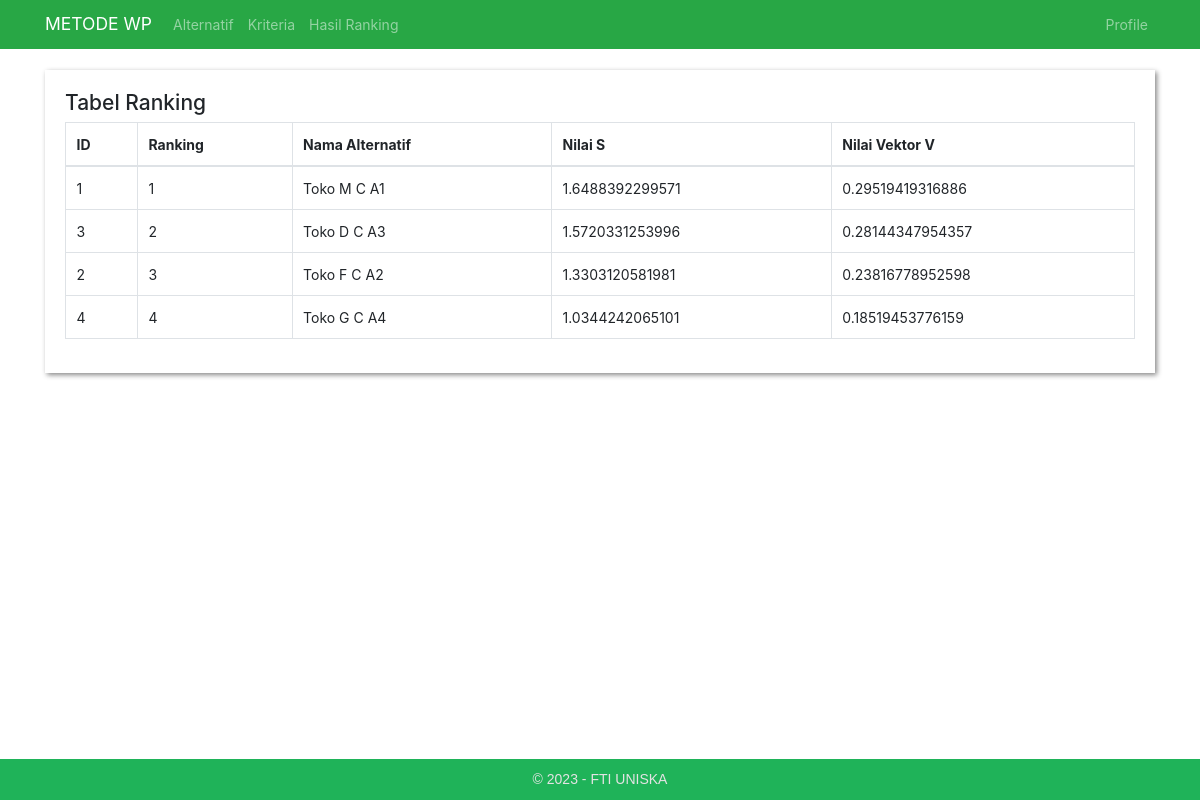
Screenshot of /hasil.php with the database file from the repository.
### tables this page shows
CREATE TABLE `alternatives` (
  `id` int(11) NOT NULL,
  `name` varchar(255) NOT NULL,
  `value1` float DEFAULT NULL,
  `value2` float DEFAULT NULL,
  `value3` float DEFAULT NULL,
  `value4` float DEFAULT NULL,
  `value5` float DEFAULT NULL
);

### alternatives.php (called while the page is built, shortened)
<?php
$connection = new mysqli("localhost", "root", "", "spk_kemal");
function getAlternatives()
{
    global $connection;
    $query = "SELECT * FROM alternatives";
    $result = $connection->query($query);
    $alternatives = array();
    while ($row = $result->fetch_assoc()) {
        $alternatives[] = $row;
    }
    return $alternatives;
}
function getAlternative($id)
{
    global $connection;
    $query = "SELECT * FROM alternatives WHERE id=$id";
    $result = $connection->query($query);
    $alternative = $result->fetch_assoc();
    return $alternative;
}

### criteria.php (called while the page is built, shortened)
<?php
$connection = new mysqli("localhost", "root", "", "spk_kemal");
function getCriterias()
{
    global $connection;
    $query = "SELECT * FROM criteria";
    $result = $connection->query($query);
    $criterias = [];
    while ($row = $result->fetch_assoc()) {
        $criterias[] = $row;
    }
    return $criterias;
}

### hasil.php (the view)
<?php
include 'header.php';
require 'criteria.php';
require 'alternatives.php';
$criterias = getCriterias();
$alternatives = getAlternatives();
$totalWeight = 0;
foreach ($criterias as $criteria) {
    $totalWeight += $criteria['weight'];
}
$criteriaWeights = array();
foreach ($criterias as $criteria) {
    $criteriaWeights[$criteria['id']] = $criteria['weight'] / $totalWeight;
}
$sVector = array();
foreach ($alternatives as $alternative) {
    $s = 1;
    foreach ($criterias as $criteria) {
        $value = $alternative['value' . $criteria['id']];
        $weight = $criteriaWeights[$criteria['id']];
        if ($criteria['type'] === 'benefit') {
            $s *= pow($value, $weight);
        } else {
            $s *= pow($value, -$weight);
        }
    }
    $sVector[$alternative['id']] = $s;
}
$totalS = array_sum($sVector);
$vVector = array();
foreach ($alternatives as $alternative) {
    $vVector[$alternative['id']] = $sVector[$alternative['id']] / $totalS;
}
arsort($vVector);
?>
<div class="panel panel-container" style="padding: 20px; box-shadow: 2px 2px 5px #888888;">
    <h4>Tabel Ranking</h4>
    <div class="table-responsive">
        <table class="table table-bordered">
            <thead>
                <tr>
                    <th>ID</th>
                    <th>Ranking</th>
                    <th>Nama Alternatif</th>
                    <th>Nilai S</th>
                    <th>Nilai Vektor V</th>
                </tr>
            </thead>
            <tbody>
                <?php
                $rank = 1;
                foreach ($vVector as $alternativeId => $value) {
                    $alternative = getAlternative($alternativeId);
                    echo "<tr>";
                    echo "<td>" . $alternative['id'] . "</td>";
                    echo "<td>" . $rank . "</td>";
                    echo "<td>" . $alternative['name'] . "</td>";
                    echo "<td>" . $sVector[$alternative['id']] . "</td>";
                    echo "<td>" . $value . "</td>";
                    echo "</tr>";
                    $rank++;
                }
                ?>
            </tbody>
        </table>
    </div>
</div>
<?php
include 'footer.php';
?>

### header.php (shortened to what this page needs)
<!doctype html>
<html lang="en">
<head>
    <link rel="stylesheet" type="text/css" href="css/bootstrap.min.css">
</head>
<body>
    <nav class="navbar navbar-expand-lg navbar-dark bg-success">
        <div class="container">
            <a class="navbar-brand" href="home.php">METODE WP</a>
            <div class="collapse navbar-collapse" id="navbarNavDropdown">
                <ul class="navbar-nav">
                    <li class="nav-item">
                        <a class="nav-link" href="alternatif.php">Alternatif</a>
                    </li>
                    <li class="nav-item">
                        <a class="nav-link" href="kriteria.php">Kriteria</a>
                    </li>
                    <li class="nav-item">
                        <a class="nav-link" href="hasil.php">Hasil Ranking</a>
                    </li>
                </ul>
                <ul class="navbar-nav ml-auto">
                    <li class="nav-item">
                        <a class="nav-link" href="profile.php">Profile</a>
                    </li>
                </ul>
            </div>
        </div>
    </nav>
    <div class="container mt-4">

### footer.php (shortened to what this page needs)
</div>
<footer>
    <div class="container">
        <span>&copy; 2023 - FTI UNISKA</span>
    </div>
</footer>
</body>
</html>

### header.php (style rules this page uses)
* { font-size: 14px; }
html { position: relative; min-height: 100%; }
body { margin-bottom: 60px; }
footer { padding: 10px 0; position: absolute; left: 0; bottom: 0; width: 100%; background: #1fb359; color: #e3e3e3; text-align: center; font-family: Arial, Helvetica, sans-serif; }

### rows the page displays
alternatives: id "1", name "Toko M C A1", id "1.6488392299571", value "0.29519419316886"
alternatives: id "3", name "Toko D C A3", id "1.5720331253996", value "0.28144347954357"
alternatives: id "2", name "Toko F C A2", id "1.3303120581981", value "0.23816778952598"
alternatives: id "4", name "Toko G C A4", id "1.0344242065101", value "0.18519453776159"
